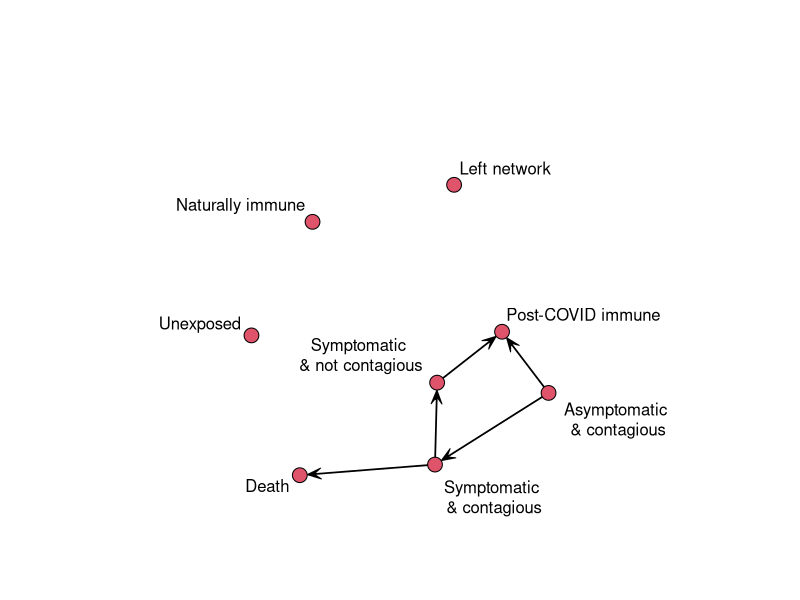

Reproduce this figure in R. (Note: this script raises an error after producing the figure.)
## ---- chunk 1
library(ggplot2)
library(dplyr)
library(sna)
library(knitr)
library(reshape2)
library(igraph)
library(GGally)
library(rlist)
#library(animation)

STATES <<- 8

STATENAMES <<-  c("Unexposed",
                  "Asymptomatic & contagious",
"Symptomatic and contagious",
"Symptomatic and not contagious",
"Post-COVID immune",
"Naturally immune",
"Death",
"Left")


STATELABELS <<-  c("Unexposed","Asymptomatic\n & contagious",
"Symptomatic \n& contagious",
"Symptomatic \n& not contagious",
"Post-COVID immune",
"Naturally immune",
"Death",
"Left network")


## ---- chunk 2


makeAgent <- function(psychstate,biostate,age=30,traveler=0,is_infected = 0)
{
  
  return (list(psychstate=psychstate,
               biostate=biostate,
               age=age,
               nextbiostate=NA,
               biostatecountdown=NA,traveler=traveler,is_infected = is_infected))
}
print(makeAgent(1,2))


## ---- chunk 3
agent <- makeAgent(psychstate=1, biostate=2)

##infect the agent
agent$biostate <- 1   ##infected but asymptomatic
agent$nextbiostate <- 2  ##infected and symptomitac/contageous
agent$biostatecountdown <- ceiling(abs(rnorm(1,mean=8,sd=1)))
print(agent)
## ---- chunk 4

# * 1. Unexposed
# * 2. Asymptomatic but infected/contagious
# * 3. Symptomatic and contagious
# * 4. Symptomatic and not contagious
# * 5. Post-COVID Immune
# * 6. Naturally immune (will not contract)
# * 7. Death
# * 8. Death


bioTransition <- matrix(0,STATES,STATES)
bioMin <- matrix(1,STATES)      #state time minimum
bioMax <- matrix(1,STATES)      #state time maximum



bioMin[2] <- 3            #infected but asymptomatic for 3 to 10 days
bioMax[2] <- 10         
bioTransition[2,3] <- .1  #transition to infected with symptoms
bioTransition[2,5] <- .90  #transition to no longer contagious/cured


bioMin[3] <-    3             #symptoms + contagion
bioMax[3] <- 8                #symptoms + contagion max
bioTransition[3,4] <-  .95    #transitioon to no longer contagious
bioTransition[3,7] <-  .05    #transitioon to death state 


bioMin[4] <- 1          #symptoms bot no longer contagiious
bioMax[4] <- 7
bioTransition[4,5] <- 1  #Transition to 'immune' cured state.




setAgentState<- function(agent, biostate)
{
  agent$biostate <- biostate
  if(sum(bioTransition[biostate,])>0) # this state transitions to something else.
  {
    ##which state do we go to?
     agent$biostatecountdown <- sample(x=seq(bioMin[biostate],bioMax[biostate]),1) #how long will we state in this state?
     agent$nextbiostate <- sample(1:STATES, prob=bioTransition[agent$biostate,],size=1)
     
  } else{
   agent$biostatecountdown <- NA
   agent$nextbiostate <- NA   ##just so we can tell if the agent is finished.
  }
  return(agent) 
}

transitionAgent<- function(agent)
{
   return(setAgentState(agent,agent$nextbiostate))
}

updateAgent<- function(agent)
{
  if(!is.na(agent$biostatecountdown))
  {
   agent$biostatecountdown <- agent$biostatecountdown -1
    if(agent$biostatecountdown <=0)  ##new state
    {
       agent <- transitionAgent(agent)

    }
  }
   return(agent)
}

setAgentStatusInfected<- function(agent,status=1)
{
   agent$is_infected <- status
   return(agent)
}


## ---- chunk 5

par(xpd=NA,mar=c(5,5,8,5))
gplot(bioTransition,label=STATELABELS)
## ---- chunk 6



makeNetwork<- function(numAgents=5,numsets=3,steps=1,power=1)
{
  ord <- sample(numAgents)
  
  #print("____________________ord")
  #print(ord)
  
 
  #old_agent_order <<- ord 
 
  tmp<-as_adjacency_matrix(sample_pa(numAgents,power=power),sparse=F)

  tmp <- tmp + t(tmp)

  tmp <- tmp[ord,ord]

  if(numsets>1)
  {
    for(i in 2:numsets)
  {
    ord <- sample(numAgents)
     
    sn2 <-as_adjacency_matrix(sample_pa(numAgents,power=power),sparse=F)[ord,ord]
    tmp <- tmp + sn2 + t(sn2)
    
   }
  }
  if(steps>1)
  {
   for(i in 2:steps)
   {
      tmp <- tmp + tmp %*% tmp  ## iterate to neighbors
   }
  }
  (tmp>0)+0
   

}

## ---- chunk 7



    
    a <- sample(x, 3)
    print(a)
# innetwork <- sapply(.GlobalEnv$pool,function(y){!(y$biostate==7||y$biostate==8)})

## ---- chunk 8
addAgentToNetwork<- function(numAgents=5,prev_network = socialnetwork,connection_number=1,self_connected=1,pool)
{
  
   if(connection_number < 1){
     
     connection_number <- 1
   }

   number_of_rows <- nrow(prev_network)
   
   starting_point <- number_of_rows+1
   end_point <- number_of_rows + numAgents

  
    for(i in starting_point:end_point) {


      prev_network <- rbind(prev_network, 0)
      prev_network <- cbind(prev_network, 0)

    
    
  
    }  

   
  if(number_of_rows>= connection_number ){
  
    #x <- 1:number_of_rows
    
    u <- 1:number_of_rows

    for (val in u) {
      
      if((pool[[val]]$biostate != 8) ){

        if((pool[[val]]$biostate != 7)){
          x<-u
        }
      }
     
    }    
    
    
     a <- sample(x, connection_number)
     # print("SSSSSSSSSSSSSSSSSSSS")
     # print(a)
     # 
   
    
    # repeat{
    #   
    #   if((pool[[a]]$biostate != 8) ){
    #     
    #     if((pool[[a]]$biostate != 7)){
    #       break
    #     }
    #     
    #   }
    # }
   # print(a)
  
    
     for(i in starting_point:end_point) {
          if(self_connected==1){
            
             prev_network[i,i] <- 1
          }
      
        current_new_agent <-i
        for (i in seq_along(a)) {
          
          #print(a[i])
          prev_network[a[i],current_new_agent] <- 1
          prev_network[current_new_agent,a[i]] <- 1
        }
   
      
      
    }     
    
    
    
  }
   else{
     
     #x <- 1:number_of_rows
     # print("SSSSSSSSSggfgfgSSSSSSSSSSS")
     # print(a)
     #     
    u <- 1:number_of_rows

    for (val in u) {
      
      if((pool[[val]]$biostate != 8) ){

        if((pool[[val]]$biostate != 7)){
          x<-u
        }
      }
     
    }      
     
     a <- sample(x, 1)
    
    
  
    
   # print(a)
  
    
     for(i in starting_point:end_point) {
          if(self_connected==1){
            
             prev_network[i,i] <- 1
          }
      
        current_new_agent <-i
        for (i in seq_along(a)) {
          
          #print(a[i])
          prev_network[a[i],current_new_agent] <- 1
          prev_network[current_new_agent,a[i]] <- 1
        }
   
      
      
    }    
     
     
     
   }
 
   

 
  return(prev_network)
    
  
}


## ---- chunk 9

socialnetwork <- makeNetwork(5,numsets=1,power=.59,steps=1)
print(socialnetwork)
#socialnetwork <- addAgentToNetwork(5,numsets=3,power=.59,steps=1)
## ---- chunk 10
 # socialnetwork <- addAgentToNetwork(numAgents = 1,prev_network = socialnetwork,
 #                                    connection_number = 1,self_connected=0)
 # print(socialnetwork)


#cc <- gplot(socialnetwork,edge.col="black")
## ---- chunk 11
mygplot <- function(coord, network,states,main="")
{
  if(is.null(coord))
  {
    coord  <- gplot.layout.fruchtermanreingold(network,layout.par=list(niter=500))
  }
  
  newmin <- mean(coord[,2]) - (-min(coord[,2]) + mean(coord[,2])) * 1.4
   palette=c("white","yellow","red","green","darkgreen","blue","black")
   plot(coord,col="black",bty="n",pch=16,cex=2.7,xaxt="n",yaxt="n",main=main,xlab="",ylab="",axes=F,
        ylim=c(newmin,max(coord[,2])),type="n")
   
  for(i in 1:nrow(network))
     segments(coord[i,1],
            coord[i,2],
            coord[network[i,]==1,1],
            coord[network[i,]==1,2],col="grey40")

       points(coord,pch=16,cex=2.3,col= palette[states])
              
       points(coord,pch=1,cex=2.3,col="black")
      legend(mean(coord[,1]),min(coord[,2]),bty='n',y.intersp=.7,cex=.8,
              STATENAMES, pch=16,col=palette)
              
      return (coord)
  }

#cc <-  mygplot(coord=NULL,socialnetwork,rep(1,nrow(socialnetwork)),main="Initial state")
## ---- chunk 12
mygplot_updated <- function(coord, network,states,main="")
{
  if(is.null(coord))
  {
    coord  <- gplot.layout.fruchtermanreingold(network,layout.par=list(niter=500))
      #gplot.layout.fruchtermanreingold(network,layout.par=list(niter=500))
      #ggnet2(network, mode = "fruchtermanreingold", layout.par=list(niter=500))
      #gplot.layout.fruchtermanreingold(network,layout.par=list(niter=500))
  }
  
   newmin <- mean(coord[,2]) - (-min(coord[,2]) + mean(coord[,2])) * 1.4
   palette=c("white","yellow","red","green","darkgreen","blue","black","grey")
   plot(coord,col="black",bty="n",pch=16,cex=2.7,xaxt="n",yaxt="n",main=main,xlab="",ylab="",axes=F,
        ylim=c(newmin,max(coord[,2])),type="n")
   
   
   travelers <- sapply(pool,function(x){x$traveler})
   
  for(i in 1:nrow(network))
  {
    if(sum(network[i,])>0)
    {
     segments(coord[i,1],
            coord[i,2],
            coord[network[i,]==1,1],
            coord[network[i,]==1,2],col="grey40")
    } 
  }
       points(coord,pch=c(16,15)[travelers+1],cex=2.3,col= palette[states])
       points(coord,pch=c(1,0)[travelers+1],cex=2.3,col="black")
       
      legend(mean(coord[,1]),min(coord[,2]),bty='n',y.intersp=.7,cex=.8,
              STATENAMES, pch=16,col=palette)
      
      if(sum(travelers)>0)
      {
        #print("plotting rectangle")
        rect(min(coord[travelers,1]),
             min(coord[travelers,2]),
             max(coord[travelers,1]),
             max(coord[travelers,2]))
          
      }
  
              
      return (coord)
}
#cc <-  mygplot_updated(coord=NULL,socialnetwork,rep(1,nrow(socialnetwork)),main="Initial state")
## ---- chunk 13
travel_ban_lift <- function( enable_outside_travel_restriction_day,second_wave_day,
                             connection_number = 1, will_affect_traveler = 0, numDays = 50,
                              people_leave_status = 1,
                             number_of_people_leave = 4,
                             naturalImmunity = .01,numInteractions_value = 14,
                              contagionProb = .05,####5% chance
                             sampleFromNetwork = .98,traveler_percentage_mean = 1,
                             traveler_percentage_ceiling = 2, traveler_increase = 0,
                             boundary_of_traveler_change = 2, traveler_interval_day = 5, 
                             enable_second_wave = 1,
                             enable_outside_travel_restriction =0,need_to_update_graph_cord = 0 ){ 



 
  socialnetwork <- original_network_of_agents
  numAgents <- numAgents_initial
  people_left <-0
  

  
  plotNetwork <-T
  
  # If i create the social network here, works ok
  #socialnetwork <-makeNetwork(numAgents,numsets=1,power=.5,steps=2)
  #print(socialnetwork)
  
  #pool <<-pool_initial
  
  .GlobalEnv$pool <<- pool_initial
  
  numInteractions <-  rep(numInteractions_value,numDays) ##interaction during no travel bans
  numInteractions[enable_outside_travel_restriction_day:second_wave_day] <- as.integer(numInteractions_value*(1/3))  ##interaction during travel restriction
  
  
  local_population_infection_number_local_variable <<- local_population_infection_number
  traveler_infection_number_local_variable <- 0

  if(plotNetwork)
  {
    cc <-mygplot_updated(coord=NULL,socialnetwork,rep(1,nrow(socialnetwork)),main="Initial state")
    
    xrange <-   range(cc[,1])
    xval <- xrange[2] + (xrange[2]-xrange[1])/3
    yval <- mean(cc[,2])
    sd <- (xrange[2]-xrange[1]) /10
  }  

  
  

  disthistory <- matrix(NA,ncol=STATES,nrow=numDays)
  
 # pool <<-pool_initial

  
  for(day in 1:numDays)
  {
      
      
       ###################agent leaving Start
    
      #innetwork <- sapply(.GlobalEnv$pool,function(y){!(y$biostate==7||y$biostate==8)})
      if(!enable_outside_travel_restriction){
        if(people_leave_status){
          ####Hard coding day for people leave
           #.GlobalEnv$pool <- list.remove(.GlobalEnv$pool,  c(1))
          
          if(day == (second_wave_day+7)){
                  
                  number_of_people_leave <- as.integer((1/100)*numAgents) ##1% will leave the system
                  
                      
                    u <- 1:numAgents
                
                    for (val in u) {
                      
                      if((.GlobalEnv$pool[[val]]$biostate != 8) ){
                
                        if((.GlobalEnv$pool[[val]]$biostate != 7)){
                          x<-u
                          
                        }
                      }
                     
                    }    
                    
                    a <- sample(x, number_of_people_leave)
                    
                            
                    for (i in seq_along(a)) {
                      
                      #print(a[i])
                      x <- a[i]
                      .GlobalEnv$pool[[x]] <- setAgentState( .GlobalEnv$pool[[x]],8)
          
                      socialnetwork[x,] <- 0
                      socialnetwork[,x] <-0
                    }                
                           
                  
                  
                 
          }          
          if(day == (second_wave_day+14)){
                  
                  number_of_people_leave <- as.integer((1/100)*numAgents) ##1% will leave the system
                  
                      
                    u <- 1:numAgents
                
                    for (val in u) {
                      
                      if((.GlobalEnv$pool[[val]]$biostate != 8) ){
                
                        if((.GlobalEnv$pool[[val]]$biostate != 7)){
                          x<-u
                          
                        }
                      }
                     
                    }    
                    
                    a <- sample(x, number_of_people_leave)
                    
                            
                    for (i in seq_along(a)) {
                      
                      #print(a[i])
                      x <- a[i]
                      .GlobalEnv$pool[[x]] <- setAgentState( .GlobalEnv$pool[[x]],8)
          
                      socialnetwork[x,] <- 0
                      socialnetwork[,x] <-0
                    }                
                           
                  
                  
                 
          }              

          # if(day == (second_wave_day+5)){
          #   
          #   d <- 1:numAgents
          #   number_traveler_found
          #   repeat{
          #     statements...
          #     if(condition){
          #       break
          #     }
          #   }            
          #   
          #   
          #   
          #       x <- 18
          #       .GlobalEnv$pool[[x]] <- setAgentState( .GlobalEnv$pool[[x]],8)
          # 
          #       socialnetwork[x,] <- 0
          #       socialnetwork[,x]<-0
          # }



        }


      }

      ###################agent leaving ENd
    


          innetwork <- sapply(.GlobalEnv$pool,function(y){!(y$biostate==7||y$biostate==8)})
  
  ##who are you going to talk to today.
      sneezers <- rep((1:numAgents)[innetwork],each=numInteractions[day])
      sneezedons <- rep(NA,length(sneezers))
      
      for(i in 1:length(sneezers))
        {
        if(runif(1)<(1-sampleFromNetwork))
        {
    
          sneezedons[i] <- sample((1:numAgents)[innetwork],1)
        }else{
          
          probs <- socialnetwork[sneezers[i],]* innetwork
          sneezedons[i] <- sample(1:numAgents,prob=probs,1)
          
        }
       }
      
        
    for(i in 1:length(sneezers))
    {
      
      agent1 <- .GlobalEnv$pool[[ sneezers[i] ]]
      agent2 <- .GlobalEnv$pool[[ sneezedons[i] ]]
    
      
      ##this constitutes the rules of infection.
      if((agent1$biostate==2 || agent1$biostate==3 ) & agent2$biostate==1 & runif(1)<contagionProb)
      {
           .GlobalEnv$pool[[ sneezedons[i] ]] <- setAgentState(agent2,2)##infect!
      }
        
    }
      ##increment each agent 1-day.
      for(i in 1:numAgents)
      {
         .GlobalEnv$pool[[i]] <- updateAgent(.GlobalEnv$pool[[i]])
         
         ###keep track number of local population infection
         
           
           if(.GlobalEnv$pool[[i]]["traveler"] == 0 ){
             if(.GlobalEnv$pool[[i]]["biostate"] == 2){
               if(.GlobalEnv$pool[[i]]["is_infected"] == 0){         
                 local_population_infection_number_local_variable <-local_population_infection_number_local_variable+1
                .GlobalEnv$pool[[i]] <- setAgentStatusInfected( .GlobalEnv$pool[[i]],1)
               }
               
             }
            
           
         }         
           if(.GlobalEnv$pool[[i]]["traveler"] == 1 ){
             if(.GlobalEnv$pool[[i]]["biostate"] == 2){
               if(.GlobalEnv$pool[[i]]["is_infected"] == 0){         
                 traveler_infection_number_local_variable <-traveler_infection_number_local_variable+1
                .GlobalEnv$pool[[i]] <- setAgentStatusInfected( .GlobalEnv$pool[[i]],1)
               }
               
             }
            
           
         }            
         
         
      }
    
      states <- sapply(.GlobalEnv$pool,FUN=function(x){x$biostate})
      distrib <- table(factor(states,levels=1:STATES))
      disthistory[day,] <- distrib
     # print(disthistory[day,])
      
      
     
  
      
       #####################################
      ############################
      ##################################
      ################
      ################################   
      ####################Adding New agents as travelers in the network
      
      #traveler_interval_day <-sample(c(3,2,5),1)
      
     # traveler_increase <- sample(c(0,1),1)
     
      
    
      if(traveler_increase == 0){
        if(day == second_wave_day){
          
          if(enable_second_wave == 1){
            traveler_percentage_mean <- as.integer(traveler_percentage_ceiling/1.5)
            
             
          }
          
          
        }
      }
      ##travel restriction on
  
      
      
      ###if second wave already happned due to premature removal of travel ban. traveler will come in future days
      if((enable_second_wave == 1) && (day == second_wave_day)){
        
        enable_outside_travel_restriction <-0
        
      }
      else if((enable_second_wave == 1) && (day > second_wave_day)){
        
        enable_outside_travel_restriction <-0 ###if we do not want to close down the travel after second wave
      }
      else if(enable_outside_travel_restriction_day == 0){
        
         enable_outside_travel_restriction <-0
         
      }else if(enable_outside_travel_restriction_day == day){
         enable_outside_travel_restriction <-1
        
      }else if(enable_outside_travel_restriction == 1){
        
        enable_outside_travel_restriction <-1
        
      }
      else{
        
        enable_outside_travel_restriction <-0
        
      }
      
      

      
  
      ####
      if(((!(day %% traveler_interval_day)) ||
           (day==second_wave_day)) && 
           (enable_outside_travel_restriction==0)){
        
            if(traveler_percentage_mean < 1){

              traveler_percentage_mean =  as.integer(traveler_percentage_ceiling/2)
            }
            else if(traveler_percentage_mean>traveler_percentage_ceiling){
              
              traveler_percentage_mean = traveler_percentage_ceiling
            }
     
        
          if(traveler_percentage_mean > 0){
            number_of_traveler <-as.integer((traveler_percentage_mean/100) * numAgents_initial)
            current_number_traveler_remaining <- number_of_traveler
            if(traveler_increase < 1){

              traveler_percentage_mean = traveler_percentage_mean - boundary_of_traveler_change


            }else{

              traveler_percentage_mean = traveler_percentage_mean + boundary_of_traveler_change

            

            }
            ###enabling travel restruition after second wave
            if(enable_second_wave == 1){
              if((day==second_wave_day) && (enable_outside_travel_restriction_day != 0)){
                
                enable_outside_travel_restriction<-1
              }
            }
            
            ###for evenly distributing travel to network I run a do while loop
            #print("number_of_traveler")
            #print(number_of_traveler)
            #print("-----------------------start-------------------")
            repeat{
              current_number_traveler <- sample(c(1,2,3,4,5),1)
                
                #
  
              
              if(current_number_traveler>current_number_traveler_remaining){
                
                current_number_traveler <- current_number_traveler_remaining
              }
              
             # print(current_number_traveler)
  
              
              if(current_number_traveler > 0)
              {
                starting_numagents <- numAgents + 1
                ending_numagent <- numAgents+current_number_traveler
                
                ####connection_number indicates new agent connected how many number of previous agents, currently it is a number between 1-3
                
                socialnetwork <- addAgentToNetwork(numAgents = current_number_traveler,
                                                   prev_network = socialnetwork,
                                                   connection_number = connection_number,
                                                   self_connected=1,.GlobalEnv$pool)
               # print(socialnetwork)
                
                newxy <- cbind(rnorm(current_number_traveler,mean=xval,sd=sd),
                               rnorm(current_number_traveler, mean=yval,sd=sd))
                
                cc <- rbind(cc,newxy)
                for(i in starting_numagents:ending_numagent)
                  {
                    ###printing to see how are travelers
                    # print("adding")
                     .GlobalEnv$pool[[i]] <<- makeAgent(psychstate=1,
                                            biostate=sample(c(1,6),
                                            p=c(1-naturalImmunity, naturalImmunity),1),
                                            traveler = 1)
                   # print("added")
                    ################to make randomize infect -> traveler
                     
                     will_be_infected <- sample(c(0,1), 1)
                     
                    
                     
                    # print(paste("infecting",i))
                     #####Tell shane about if setAgentState is 2, then number of local remains ok, but if state is 1 then it changes
                     if(will_affect_traveler == 1){
                       #print("poit a")
                       tmp <-  setAgentState(.GlobalEnv$pool[[i]],2) ##infect this person
                       #print("point b")
                       .GlobalEnv$pool[[i]] <<-tmp
                       
                     }else{
          
                      # print("point b1")
                      # tmp <- setAgentState(.GlobalEnv$pool[[i]],1) ##do not infect this person
                      # print("point b2")
                      # .GlobalEnv$pool[[i]] <<- tmp
                      # print("point b3")
                     }
                    # print("infected")
                     
                     # 
                     
                     
                 
                     
                     
                }
                numAgents <- ending_numagent
                need_to_update_graph_cord <- 1
              }
              current_number_traveler_remaining <- current_number_traveler_remaining-current_number_traveler
              if(current_number_traveler_remaining < 1){
                 #print("-----------------------end-------------------")
                break
              }
              
            }
        }
      }
      
     if(plotNetwork)
     {
        ## print(1)
       
       ##show this to SHane
        # cc <-mygplot(coord=NULL,socialnetwork,rep(1,nrow(socialnetwork)),main="Initial state")
        # mygplot(coord=NULL,socialnetwork,states,main=paste("Day",day))
       
       if(need_to_update_graph_cord){
        # print("UPDATE NEEDED")
        
         mygplot_updated(cc,socialnetwork,states,main=paste("Day",day, " ", "Traveler Added", number_of_traveler))
        
         
       }else{
         
         mygplot_updated(cc,socialnetwork,states,main=paste("Day",day))
       }
        need_to_update_graph_cord <- 0
       
        
         
         
         
  
     }    
      
      
  ###vary week for travel restriction
     
    
      
         
  }

  total_local <-0
  affected_locals <- 0
  affected_travelers <- 0
  local_death <- 0
  total_traveler <-0
  traveler_death <- 0
  ok_travler <- 0
  ok_local<- 0
  #print(disthistory)
     
   for(i in 1:numAgents)
   {
     
     if(pool[[i]]["traveler"] == 0){
       
       #print(i)
       
       total_local <-total_local+1
       if(pool[[i]]["biostate"] == 2 || pool[[i]]["biostate"] == 3 || pool[[i]]["biostate"] == 4)
         {
           affected_locals <-affected_locals + 1
       }
       else if(pool[[i]]["biostate"] == 7){
         
         local_death <-local_death+1
       }
       else{
         
         ok_local <- ok_local+1
       }
       
     }
     else{
       total_traveler <- total_traveler+1
       if(pool[[i]]["biostate"] == 2 || pool[[i]]["biostate"] == 3 || pool[[i]]["biostate"] == 4)
         {
           affected_travelers <-affected_travelers + 1
       }
       else if(pool[[i]]["biostate"] == 7){
         
         traveler_death <-traveler_death+1
       }  
       else{
         
         ok_travler <- ok_travler+1
       }       
       
       
     }
   }
  
    #.GlobalEnv$pool <- list.remove(.GlobalEnv$pool, 1)
    #print(.GlobalEnv$pool)
  print("TOTAL")
  print(numAgents)
  print("Total Local")
  print(total_local)
  # print("Local Recovered/Not affected")
  # print(ok_local)
  # print("Local Affected")
  # print(affected_locals)
  print("Local Death")
  print(local_death)
  print("-----")
  print("Total Traveler")
  print(total_traveler)  
  
  # print("Traveler Recovered/Not affected")
  # print(ok_travler)
  # print("Traveler Affected")
  # print(affected_travelers)
  print("Traveler Death")
  print(traveler_death)
  
  
  print("Local infected at somepoint")
  print(local_population_infection_number_local_variable)
  print("Traveler infected at somepoint")
  print(traveler_infection_number_local_variable) 
  print("Total infected at somepoint")
  print(traveler_infection_number_local_variable + local_population_infection_number_local_variable) 
  
 # print(traveler_percentage_mean)
  

  


  
  return(disthistory)
  
  


 
}


## ---- chunk 14
  numAgents_initial <<- 700
  naturalImmunity <- .01
  socialnetwork <-makeNetwork(numAgents_initial,numsets=1,power=.5,steps=2)
  local_population_infection_number <-0
  
  infect_local <- 0
  
  original_network_of_agents <<- socialnetwork
  
  .GlobalEnv$pool <- list()
  for(i in 1:numAgents_initial)
  {
     .GlobalEnv$pool[[i]] <- makeAgent(psychstate=1,
                           biostate=sample(c(1,6),
                            p=c(1-naturalImmunity, naturalImmunity),1))
  }
  
  ##infect patient 0
  numInfected <- 3
  for(i in sample(numAgents_initial,numInfected))
  {
    if(infect_local){
        
       .GlobalEnv$pool[[i]] <- setAgentState(pool[[i]],2) ##infect this person
       
       
       if(.GlobalEnv$pool[[i]]["biostate"] == 2){
         if(.GlobalEnv$pool[[i]]["is_infected"] == 0){         
           local_population_infection_number <-local_population_infection_number+1
          .GlobalEnv$pool[[i]] <- setAgentStatusInfected( .GlobalEnv$pool[[i]],1)
         }
         
       }
    }
    
  } 
  
  pool_initial <<-.GlobalEnv$pool
  local_population_infection_number <<- local_population_infection_number
  

  

## ---- chunk 15

  numDays = 100
  enable_outside_travel_restriction_day <- 7
  second_wave_day <- as.integer((49/100)*numDays)
    #

  #as.integer((numAgents_initial)*(1/100))
  disthistory <- travel_ban_lift(enable_outside_travel_restriction_day,second_wave_day,
                  connection_number = 3,will_affect_traveler = 1,numDays = numDays  )

  disthist.df <-as.data.frame(disthistory)
  colnames(disthist.df) <- STATENAMES
  disthist.df$day <- 1:nrow(disthistory)
  histlong <- melt(disthist.df,id.vars="day")

  ggplot(histlong,aes(x=day,y=value,fill=variable)) + geom_bar(stat="identity",position="stack") +
    theme_bw()

  ##make the SIR plot:
  sir <- data.frame(day=disthist.df$day,
                    susceptible = disthist.df$Unexposed,
                    infected = disthist.df[,2]+disthist.df[,3],
                    recovered = rowSums(disthist.df[,4:7]))

  ggplot(melt(sir,id.vars="day"),aes(x=day,group=variable,y=value,color=variable)) + geom_line(size=2) + theme_bw()
  ggplot(histlong,aes(x=day,y=value,group=variable,color=variable)) + geom_line(size=2) + theme_bw()

  
## ---- chunk 16

  numDays = 100
  enable_outside_travel_restriction_day <- 7
  second_wave_day <- as.integer((49/100)*numDays)

  #as.integer((numAgents_initial)*(1/100))
  disthistory <- travel_ban_lift(enable_outside_travel_restriction_day,second_wave_day,
                  connection_number = 1,will_affect_traveler = 1,numDays = numDays  )

  disthist.df <-as.data.frame(disthistory)
  colnames(disthist.df) <- STATENAMES
  disthist.df$day <- 1:nrow(disthistory)
  histlong <- melt(disthist.df,id.vars="day")

  ggplot(histlong,aes(x=day,y=value,fill=variable)) + geom_bar(stat="identity",position="stack") +
    theme_bw()

  ##make the SIR plot:
  sir <- data.frame(day=disthist.df$day,
                    susceptible = disthist.df$Unexposed,
                    infected = disthist.df[,2]+disthist.df[,3],
                    recovered = rowSums(disthist.df[,4:7]))

  ggplot(melt(sir,id.vars="day"),aes(x=day,group=variable,y=value,color=variable)) + geom_line(size=2) + theme_bw()
  ggplot(histlong,aes(x=day,y=value,group=variable,color=variable)) + geom_line(size=2) + theme_bw()
  
  
## ---- chunk 17

  # numDays = 250
  # enable_outside_travel_restriction_day <- 7
  # second_wave_day <- as.integer((80/100)*numDays)
  # 
  # #as.integer((numAgents_initial)*(1/100))
  # disthistory <- travel_ban_lift(enable_outside_travel_restriction_day,second_wave_day,
  #                 connection_number = 3,will_affect_traveler = 1,numDays = numDays  )
  #   
  # disthist.df <-as.data.frame(disthistory)
  # colnames(disthist.df) <- STATENAMES
  # disthist.df$day <- 1:nrow(disthistory)
  # histlong <- melt(disthist.df,id.vars="day")
  # 
  # ggplot(histlong,aes(x=day,y=value,fill=variable)) + geom_bar(stat="identity",position="stack") + 
  #   theme_bw()
  # 
  # ##make the SIR plot:
  # sir <- data.frame(day=disthist.df$day,
  #                   susceptible = disthist.df$Unexposed,
  #                   infected = disthist.df[,2]+disthist.df[,3],
  #                   recovered = rowSums(disthist.df[,4:7]))
  # 
  # ggplot(melt(sir,id.vars="day"),aes(x=day,group=variable,y=value,color=variable)) + geom_line(size = 2) + theme_bw()
  # ggplot(histlong,aes(x=day,y=value,group=variable,color=variable)) + geom_line(size = 2) + theme_bw()
  
  
## ---- chunk 18

  # numDays = 250
  # enable_outside_travel_restriction_day <- 7
  # second_wave_day <- as.integer((80/100)*numDays)
  # 
  # #as.integer((numAgents_initial)*(1/100))
  # disthistory <- travel_ban_lift(enable_outside_travel_restriction_day,second_wave_day,
  #                 connection_number = 1,will_affect_traveler = 1,numDays = numDays  )
  #   
  # disthist.df <-as.data.frame(disthistory)
  # colnames(disthist.df) <- STATENAMES
  # disthist.df$day <- 1:nrow(disthistory)
  # histlong <- melt(disthist.df,id.vars="day")
  # 
  # ggplot(histlong,aes(x=day,y=value,fill=variable)) + geom_bar(stat="identity",position="stack") + 
  #   theme_bw()
  # 
  # ##make the SIR plot:
  # sir <- data.frame(day=disthist.df$day,
  #                   susceptible = disthist.df$Unexposed,
  #                   infected = disthist.df[,2]+disthist.df[,3],
  #                   recovered = rowSums(disthist.df[,4:7]))
  # 
  # ggplot(melt(sir,id.vars="day"),aes(x=day,group=variable,y=value,color=variable)) + geom_line() + theme_bw()
  # ggplot(histlong,aes(x=day,y=value,group=variable,color=variable)) + geom_line() + theme_bw()
  
  
## ---- chunk 19
  numAgents_initial <<- 700
  naturalImmunity <- .01
  socialnetwork <-makeNetwork(numAgents_initial,numsets=1,power=.5,steps=2)
  local_population_infection_number <-0
  
  infect_local <- 1
  
  original_network_of_agents <<- socialnetwork
  
  .GlobalEnv$pool <- list()
  for(i in 1:numAgents_initial)
  {
     .GlobalEnv$pool[[i]] <- makeAgent(psychstate=1,
                           biostate=sample(c(1,6),
                            p=c(1-naturalImmunity, naturalImmunity),1))
  }
  
  ##infect patient 0
  numInfected <- 3
  for(i in sample(numAgents_initial,numInfected))
  {
    if(infect_local){
        
       .GlobalEnv$pool[[i]] <- setAgentState(pool[[i]],2) ##infect this person
       
       
       if(.GlobalEnv$pool[[i]]["biostate"] == 2){
         if(.GlobalEnv$pool[[i]]["is_infected"] == 0){         
           local_population_infection_number <-local_population_infection_number+1
          .GlobalEnv$pool[[i]] <- setAgentStatusInfected( .GlobalEnv$pool[[i]],1)
         }
         
       }
    }
    
  } 
  
  pool_initial <<-.GlobalEnv$pool
  local_population_infection_number <<- local_population_infection_number
  

  

## ---- chunk 20

  # numDays = 100
  # enable_outside_travel_restriction_day <- 1
  # second_wave_day <- 101
  # 
  # #as.integer((numAgents_initial)*(1/100))
  # disthistory <- travel_ban_lift(enable_outside_travel_restriction_day,second_wave_day,
  #                 connection_number = 3,will_affect_traveler = 1,numDays = numDays,people_leave_status = 0  )
  #   
  # disthist.df <-as.data.frame(disthistory)
  # colnames(disthist.df) <- STATENAMES
  # disthist.df$day <- 1:nrow(disthistory)
  # histlong <- melt(disthist.df,id.vars="day")
  # 
  # ggplot(histlong,aes(x=day,y=value,fill=variable)) + geom_bar(stat="identity",position="stack") + 
  #   theme_bw()
  # 
  # ##make the SIR plot:
  # sir <- data.frame(day=disthist.df$day,
  #                   susceptible = disthist.df$Unexposed,
  #                   infected = disthist.df[,2]+disthist.df[,3],
  #                   recovered = rowSums(disthist.df[,4:7]))
  # 
  # ggplot(melt(sir,id.vars="day"),aes(x=day,group=variable,y=value,color=variable)) + geom_line(size=2) + theme_bw()
  # ggplot(histlong,aes(x=day,y=value,group=variable,color=variable)) + geom_line(size=2) + theme_bw()
  
  
## ---- chunk 21

  numDays = 100
  enable_outside_travel_restriction_day <- 7
  second_wave_day <- as.integer((49/100)*numDays)
  
  #as.integer((numAgents_initial)*(1/100))
  disthistory <- travel_ban_lift(enable_outside_travel_restriction_day,second_wave_day,
                  connection_number = 3,will_affect_traveler = 1,numDays = numDays  )
    
  disthist.df <-as.data.frame(disthistory)
  colnames(disthist.df) <- STATENAMES
  disthist.df$day <- 1:nrow(disthistory)
  histlong <- melt(disthist.df,id.vars="day")
  
  ggplot(histlong,aes(x=day,y=value,fill=variable)) + geom_bar(stat="identity",position="stack") + 
    theme_bw()
  
  ##make the SIR plot:
  sir <- data.frame(day=disthist.df$day,
                    susceptible = disthist.df$Unexposed,
                    infected = disthist.df[,2]+disthist.df[,3],
                    recovered = rowSums(disthist.df[,4:7]))
  
  ggplot(melt(sir,id.vars="day"),aes(x=day,group=variable,y=value,color=variable)) + geom_line(size=2) + theme_bw()
  ggplot(histlong,aes(x=day,y=value,group=variable,color=variable)) + geom_line(size=2) + theme_bw()
  
  
## ---- chunk 22

  # numDays = 100
  # enable_outside_travel_restriction_day <- 7
  # second_wave_day <- as.integer((49/100)*numDays)
  # 
  # #as.integer((numAgents_initial)*(1/100))
  # disthistory <- travel_ban_lift(enable_outside_travel_restriction_day,second_wave_day,
  #                 connection_number = 1,will_affect_traveler = 1,numDays = numDays  )
  #   
  # disthist.df <-as.data.frame(disthistory)
  # colnames(disthist.df) <- STATENAMES
  # disthist.df$day <- 1:nrow(disthistory)
  # histlong <- melt(disthist.df,id.vars="day")
  # 
  # ggplot(histlong,aes(x=day,y=value,fill=variable)) + geom_bar(stat="identity",position="stack") + 
  #   theme_bw()
  # 
  # ##make the SIR plot:
  # sir <- data.frame(day=disthist.df$day,
  #                   susceptible = disthist.df$Unexposed,
  #                   infected = disthist.df[,2]+disthist.df[,3],
  #                   recovered = rowSums(disthist.df[,4:7]))
  # 
  # ggplot(melt(sir,id.vars="day"),aes(x=day,group=variable,y=value,color=variable)) + geom_line() + theme_bw()
  # ggplot(histlong,aes(x=day,y=value,group=variable,color=variable)) + geom_line() + theme_bw()
  
  
## ---- chunk 23

  numDays = 250
  enable_outside_travel_restriction_day <- 7
  second_wave_day <- as.integer((80/100)*numDays)
  
  #as.integer((numAgents_initial)*(1/100))
  disthistory <- travel_ban_lift(enable_outside_travel_restriction_day,second_wave_day,
                  connection_number = 3,will_affect_traveler = 1,numDays = numDays  )
    
  disthist.df <-as.data.frame(disthistory)
  colnames(disthist.df) <- STATENAMES
  disthist.df$day <- 1:nrow(disthistory)
  histlong <- melt(disthist.df,id.vars="day")
  
  ggplot(histlong,aes(x=day,y=value,fill=variable)) + geom_bar(stat="identity",position="stack") + 
    theme_bw()
  
  ##make the SIR plot:
  sir <- data.frame(day=disthist.df$day,
                    susceptible = disthist.df$Unexposed,
                    infected = disthist.df[,2]+disthist.df[,3],
                    recovered = rowSums(disthist.df[,4:7]))
  
  ggplot(melt(sir,id.vars="day"),aes(x=day,group=variable,y=value,color=variable)) + geom_line(size=2) + theme_bw()
  ggplot(histlong,aes(x=day,y=value,group=variable,color=variable)) + geom_line(size=2) + theme_bw()
  
  
## ---- chunk 24

  # numDays = 250
  # enable_outside_travel_restriction_day <- 7
  # second_wave_day <- as.integer((80/100)*numDays)
  # 
  # #as.integer((numAgents_initial)*(1/100))
  # disthistory <- travel_ban_lift(enable_outside_travel_restriction_day,second_wave_day,
  #                 connection_number = 1,will_affect_traveler = 1,numDays = numDays  )
  #   
  # disthist.df <-as.data.frame(disthistory)
  # colnames(disthist.df) <- STATENAMES
  # disthist.df$day <- 1:nrow(disthistory)
  # histlong <- melt(disthist.df,id.vars="day")
  # 
  # ggplot(histlong,aes(x=day,y=value,fill=variable)) + geom_bar(stat="identity",position="stack") + 
  #   theme_bw()
  # 
  # ##make the SIR plot:
  # sir <- data.frame(day=disthist.df$day,
  #                   susceptible = disthist.df$Unexposed,
  #                   infected = disthist.df[,2]+disthist.df[,3],
  #                   recovered = rowSums(disthist.df[,4:7]))
  # 
  # ggplot(melt(sir,id.vars="day"),aes(x=day,group=variable,y=value,color=variable)) + geom_line() + theme_bw()
  # ggplot(histlong,aes(x=day,y=value,group=variable,color=variable)) + geom_line() + theme_bw()
  
  
## ---- chunk 25
